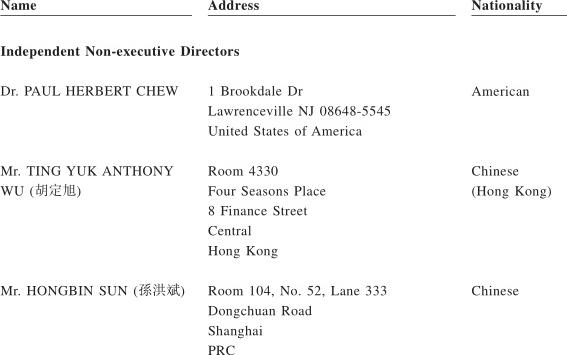
#> input picture src/tests/data/image_with_cells.jpg, 567 x 355 px
$ python -i image_processing.py   (imports and definitions only)   (older library calls are emulated)
#> lines starting #> are read from the running program, lines starting #| are printed output that depends on the picture; after the words box and inside, x2 and y2 are one past the last pixel; in counts of white or black regions, pixels touching at a corner belong together
#> further down, picture is the input picture: shape (355, 567); min 0, max 255, mean 247.4
from typing import List, Tuple

import cv2
import numpy as np

from deps_tables.infrastructure.heuristic import utils as util

from .types import Bbox


def image_processing(img_vector: np.ndarray) -> List[Tuple[float]]:
    img, threshold = adaptive_threshold(img_vector, process_background=False, blocksize=15, c=-2)
#> in adaptive_threshold, `threshold = cv2.adaptiveThreshold( np.invert(img), 255, cv2.ADAPTIVE_T..`:
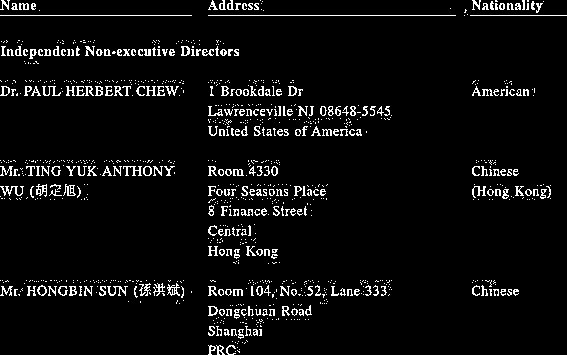
#> threshold: shape (355, 567); 5.3% white in thin lines or dots
    dmask1, lines_h = find_lines(threshold, regions=None, direction="horizontal", line_scale=15, iterations=0)
    return lines_h


def find_lines(threshold: float, regions=None, direction="horizontal", line_scale=15, iterations=0):  # noqa: WPS210
    """Finds horizontal and vertical lines by applying morphological
    transformations on an image.
    Parameters
    ----------
    threshold : object

        numpy.ndarray representing the thresholded image.

    regions : list, optional (default: None)

        List of page regions that may contain tables of the form x1,y1,x2,y2
        where (x1, y1) -> left-top and (x2, y2) -> right-bottom
        in image coordinate space.

    direction : string, optional (default: 'horizontal')

        Specifies whether to find vertical or horizontal lines.

    line_scale : int, optional (default: 15)

        Factor by which the page dimensions will be divided to get
        smallest length of lines that should be detected.
        The larger this value, smaller the detected lines. Making it
        too large will lead to text being detected as lines.

    iterations : int, optional (default: 0)

        Number of times for erosion/dilation is applied.
        For more information, refer `OpenCV's dilate <https://docs.opencv.org/2.4/modules/imgproc/doc/filtering.html#dilate>`_.

    Returns
    -------
    dmask : object

        numpy.ndarray representing pixels where vertical/horizontal
        lines lie.

    lines : list

        List of tuples representing vertical/horizontal lines with
        coordinates relative to a left-top origin in
        image coordinate space.
    """
#> called with direction = 'horizontal', line_scale = 15, iterations = 0
    lines = []

    if direction == "vertical":
        size = threshold.shape[0] // line_scale
        el = cv2.getStructuringElement(cv2.MORPH_RECT, (1, size))
    elif direction == "horizontal":
        size = threshold.shape[1] // line_scale
        el = cv2.getStructuringElement(cv2.MORPH_RECT, (size, 1))
    elif direction is None:
        raise ValueError("Specify direction as either 'vertical' or 'horizontal'")

    if regions is not None:
        region_mask = np.zeros(threshold.shape)
        for region in regions:
            x, y, w, h = region
            region_mask[y : y + h, x : x + w] = 1
        threshold = np.multiply(threshold, region_mask)

    threshold = cv2.erode(threshold, el)
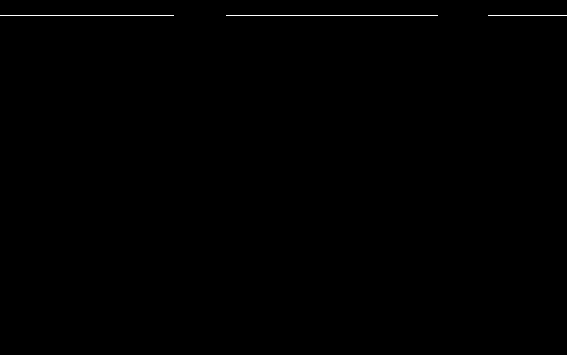
#> threshold: shape (355, 567); 0.23% white in thin lines or dots, all inside (x1, y1, x2, y2) = (0, 15, 567, 16)
    threshold = cv2.dilate(threshold, el)
    dmask = cv2.dilate(threshold, el, iterations=iterations)

    try:
        _, contours, _ = cv2.findContours(threshold.astype(np.uint8), cv2.RETR_EXTERNAL, cv2.CHAIN_APPROX_SIMPLE)
#> contours = 3 contours, all with area under 20
    except ValueError:
        # for opencv backward compatibility
        contours, _ = cv2.findContours(threshold.astype(np.uint8), cv2.RETR_EXTERNAL, cv2.CHAIN_APPROX_SIMPLE)

    for c in contours:
        x, y, w, h = cv2.boundingRect(c)
        x1, x2 = x, x + w
        y1, y2 = y, y + h
        if direction == "vertical":
            lines.append(((x1 + x2) // 2, y2, (x1 + x2) // 2, y1))
        elif direction == "horizontal":
            lines.append((x1, (y1 + y2) // 2, x2, (y1 + y2) // 2))
#> this loop made 3 passes
#> (c, x, w, x1, x2) on passes 1 to 3: ([[470, 15], [566, 15]], 470, 97, 470, 567), ([[208, 15], [455, 15]], 208, 248, 208, 456), ([[0, 15], [191, 15]], 0, 192, 0, 192)
#> after the loop, lines = [(470, 15, 567, 15), (208, 15, 456, 15), (0, 15, 192, 15)]

    return dmask, lines


def adaptive_threshold(img: np.ndarray, process_background=False, blocksize=15, c=-2):
    """Thresholds an image using OpenCV's adaptiveThreshold.
    Parameters
    ----------
    imagename : string

        Path to image file.

    process_background : bool, optional (default: False)

        Whether or not to process lines that are in background.

    blocksize : int, optional (default: 15)

        Size of a pixel neighborhood that is used to calculate a
        threshold value for the pixel: 3, 5, 7, and so on.
        For more information, refer `OpenCV's adaptiveThreshold
        <https://docs.opencv.org/2.4/modules/imgproc/doc/miscellaneous_transformations.html#adaptivethreshold>`_.

    c : int, optional (default: -2)

        Constant subtracted from the mean or weighted mean.
        Normally, it is positive but may be zero or negative as well.
        For more information, refer `OpenCV's adaptiveThreshold
        <https://docs.opencv.org/2.4/modules/imgproc/doc/miscellaneous_transformations.html#adaptivethreshold>`_.

    Returns
    -------
    img : object

        numpy.ndarray representing the original image.

    threshold : object

        numpy.ndarray representing the thresholded image.
    """

    if process_background:
        threshold = cv2.adaptiveThreshold(img, 255, cv2.ADAPTIVE_THRESH_GAUSSIAN_C, cv2.THRESH_BINARY, blocksize, c)
    else:
        threshold = cv2.adaptiveThreshold(
            np.invert(img),
            255,
            cv2.ADAPTIVE_THRESH_GAUSSIAN_C,
            cv2.THRESH_BINARY,
            blocksize,
            c,
        )
    return img, threshold


# [47 lines left out: function detect_lines_with_cv2, not called in this run]

>>> import cv2
>>> picture = cv2.imread('../../../tests/data/image_with_cells.jpg', cv2.IMREAD_GRAYSCALE)
>>> result = image_processing(picture)
#> in image_processing, `dmask1, lines_h = find_lines(threshold, regions=None, direction="horiz..`: lines_h has the same summary as lines in find_lines
#> result has the same summary as lines in find_lines

$ run again, on src/tests/data/image_with_lines.jpg
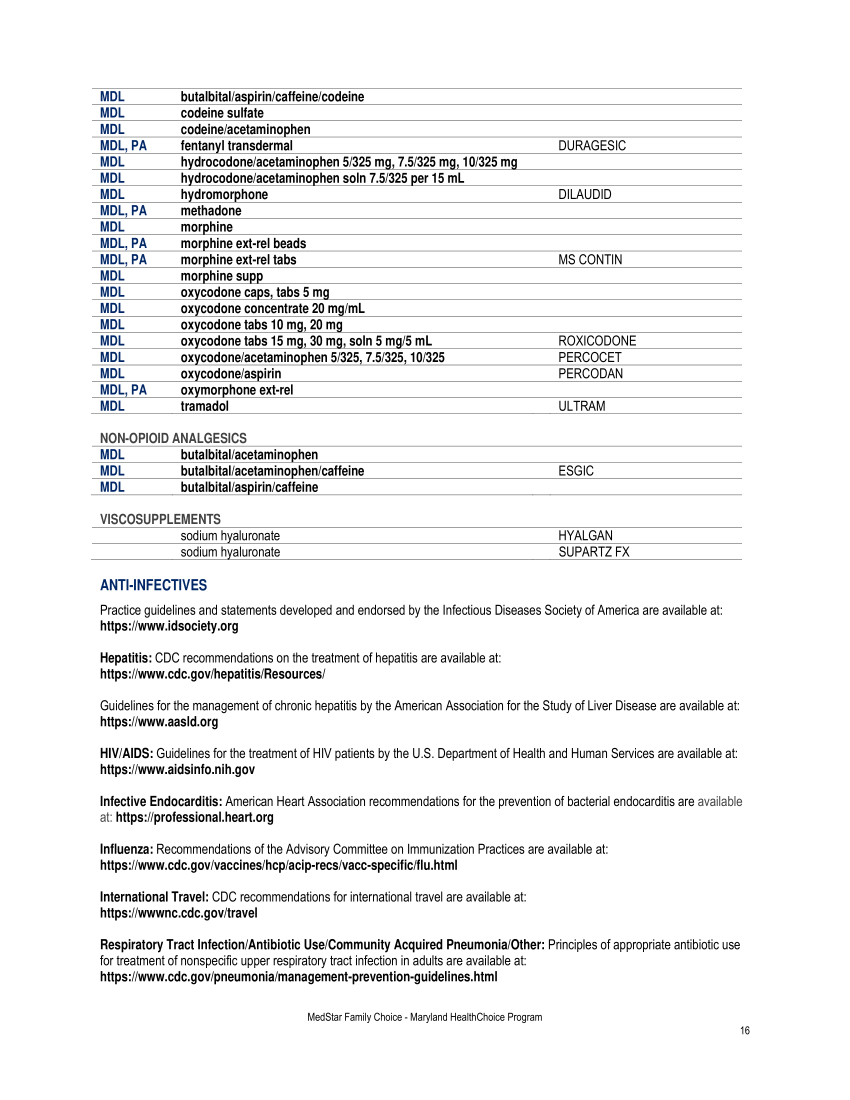
#> input picture src/tests/data/image_with_lines.jpg, 1700 x 2200 px (shown at 1/2 size)
#> in adaptive_threshold, `threshold = cv2.adaptiveThreshold( np.invert(img), 255, cv2.ADAPTIVE_T..`:
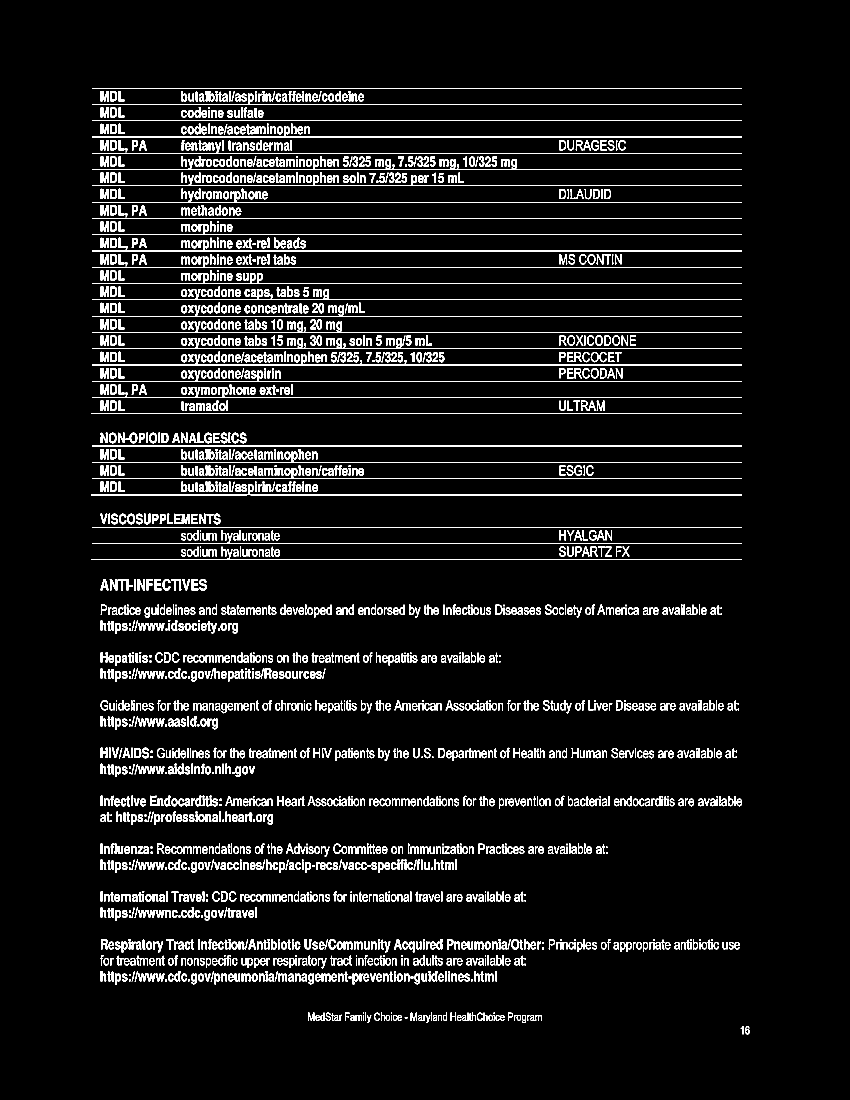
#> threshold: shape (2200, 1700) (shown at 1/2 size); 6.6% white; 2089 white regions (182 under 20 px), largest, box (x1, y1, x2, y2) and area: (184, 318, 1484, 340) 3256, (184, 546, 1484, 568) 3007, (184, 643, 1484, 666) 2991
#> in find_lines, `threshold = cv2.dilate(threshold, el)`:
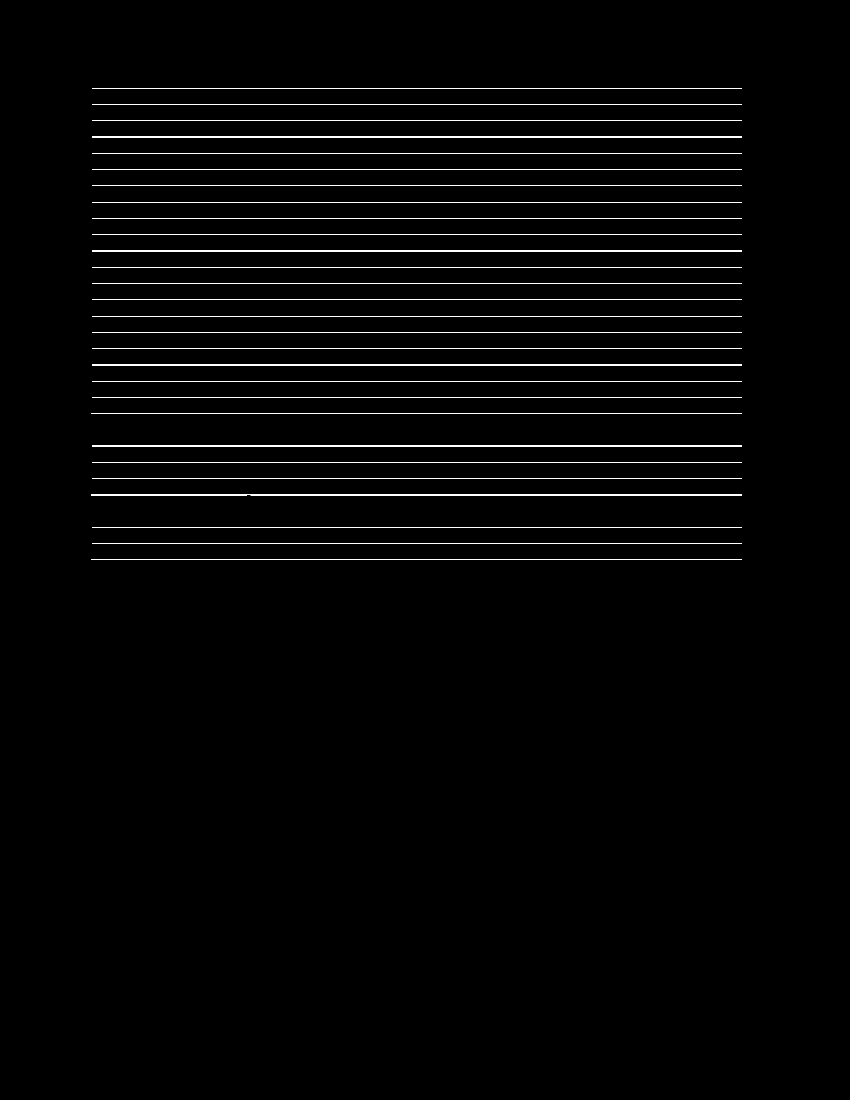
#> threshold: shape (2200, 1700) (shown at 1/2 size); 1.4% white in thin lines or dots, all inside (x1, y1, x2, y2) = (182, 176, 1484, 1120)
#> contours = 28 contours, 16 with area under 20; largest, box (x1, y1, x2, y2) and area: (184, 891, 1484, 893) 1299, (184, 729, 1484, 731) 1299, (184, 501, 1484, 503) 1299, (184, 436, 1484, 438) 1299, (184, 273, 1484, 275) 1299
#> the loop in find_lines, `for c in contours:` made 28 passes
#> (c, x, y, w, h, x1, y1, y2) on passes 1, 3, 5, 6, 7: ([[182, 1119], [1483, 1119]], 182, 1119, 1302, 1, 182, 1119, 1120), ([[184, 1054], [1483, 1054]], 184, 1054, 1300, 1, 184, 1054, 1055), ([[184, 957], [1483, 957]], 184, 957, 1300, 1, 184, 957, 958), ([[184, 924], [1483, 924]], 184, 924, 1300, 1, 184, 924, 925), ([[184, 891], [184, 892], [1483, 892], [1483, 891]], 184, 891, 1300, 2, 184, 891, 893)
#> after the loop in find_lines, `for c in contours:`: lines = 28 items, first 6: (182, 1119, 1484, 1119), (184, 1087, 1484, 1087), (184, 1054, 1484, 1054), (182, 990, 1484, 990), (184, 957, 1484, 957), (184, 924, 1484, 924)
#> lines_h has the same summary as lines in find_lines
#> result has the same summary as lines in find_lines
